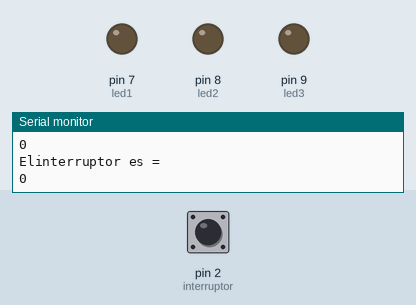
Simulated run of this sketch. Board: Arduino Uno, built with avr-gcc and run on an emulated ATmega328P. On the bench: output pins drawn as LEDs (lit = HIGH), the last lines printed to the serial monitor. Inputs (shaded band) come from the test bench; at power-on: pin 2 (interruptor) LOW. Random numbers use the default seed unless the sketch sets one.

Above: at 2.8 s.
2.9 s: pin 2 (interruptor) pulled HIGH for 1.2 s
At 3.8 s:
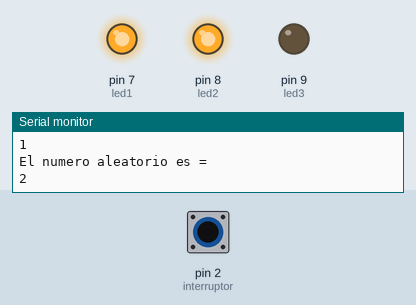
Timing chart, 0 to 5.9 s (numbered marks = the images above; inputs shaded):
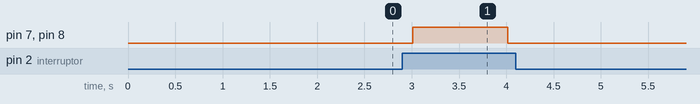

Measured:
- after the input at 2.9 s, pin 7 (led1), pin 8 (led2): LOW → HIGH after 0.11 s, → LOW 1.0 s later

The sketch:

DadoElectronico.ino
```cpp
const int led1 = 7;
const int led2 = 8;
const int led3 = 9;
const int interruptor = 2;
bool flag = false;

void setup() {
  // put your setup code here, to run once:
  Serial.begin(9600);
  Serial.println("Inicio de sketch - secuencia de numeros aleatorios");
  pinMode(led1 , OUTPUT);
  pinMode(led2 , OUTPUT);
  pinMode(led3 , OUTPUT);
  pinMode(interruptor, INPUT);
}

void loop() {
  // put your main code here, to run repeatedly:
  reset();
  int value = digitalRead(interruptor);
  Serial.println("Elinterruptor es = ");
  Serial.println(value);
  if(isBotonState(value)){
    int randomNumber = random(1,4);
    selectLedsToPowerOn(randomNumber);
    Serial.println("El numero aleatorio es = ");
    Serial.println(randomNumber);
  }
  delay(1000);
}

void reset(){
  digitalWrite(led1 , LOW);
  digitalWrite(led2 , LOW);
  digitalWrite(led3 , LOW);
}

bool isBotonState(int value){
  if(value == HIGH and flag){ //pulsandose

  }
  else if (value == HIGH and not flag){ //Comenzo pulsacion
    flag = true;
    return true;
  }
  else if (value == LOW and flag){ //Despulso
    flag = false;
  }
  else{ //inicial

  }
  return false;
}
void selectLedsToPowerOn(int value){
  if (value >= 1){
     digitalWrite(led1 , HIGH);
  }
  if (value >= 2){
     digitalWrite(led2 , HIGH);
  }
  if (value >= 3){
     digitalWrite(led3 , HIGH);
  }

}
```
